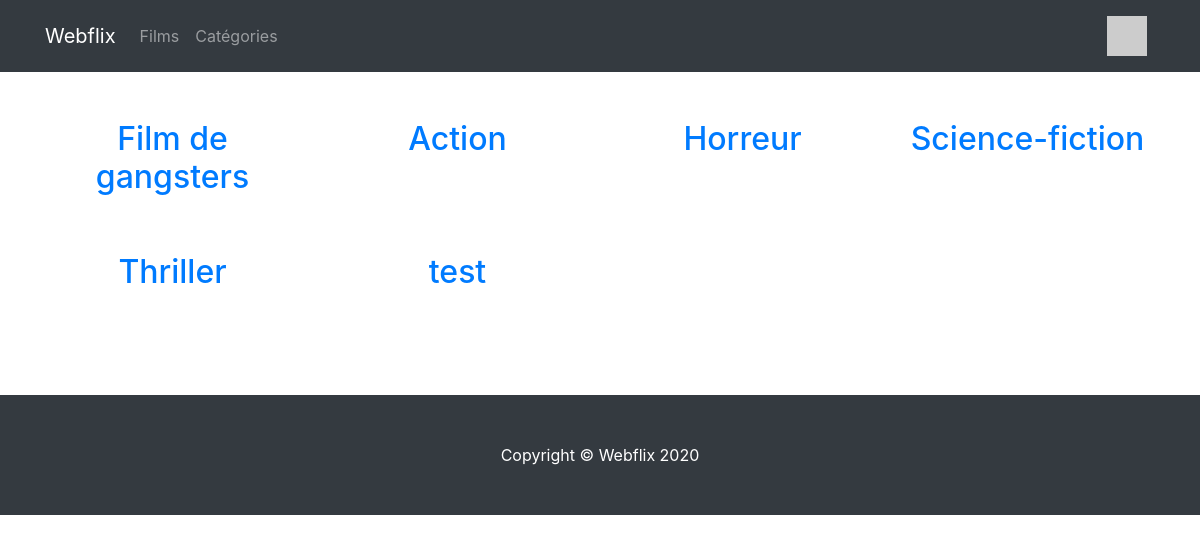
The page /14-webflix/public/category_list.php (signed in) on the database its author committed.
### tables this page shows
CREATE TABLE `category` (
  `id` int(11) NOT NULL,
  `name` varchar(255) DEFAULT NULL
);

### 14-webflix/public/category_list.php (the view)
<?php
require_once __DIR__ . '/../partials/header.php';
$query = $db->query('SELECT * FROM category');
$categories = $query->fetchAll(); ?>
<div class="container my-5">
    <div class="row">
        <?php foreach ($categories as $category) { ?>
            <div class="col-md-3 mb-5">
                <h2 class="text-center">
                    <a href="category_single.php?id=<?php echo $category['id']; ?>">
                        <?= $category['name']; ?>
                    </a>
                </h2>
            </div>
        <?php } ?>
    </div>
</div>
<?php require_once __DIR__ . '/../partials/footer.php';

### rows shown on the page
category: name "Film de gangsters"
category: name "Action"
category: name "Horreur"
category: name "Science-fiction"
category: name "Thriller"
category: name "test"

### other values the page prints
$siteName "Webflix"
$item['label'] "Films"
$item['label'] "Catégories"
